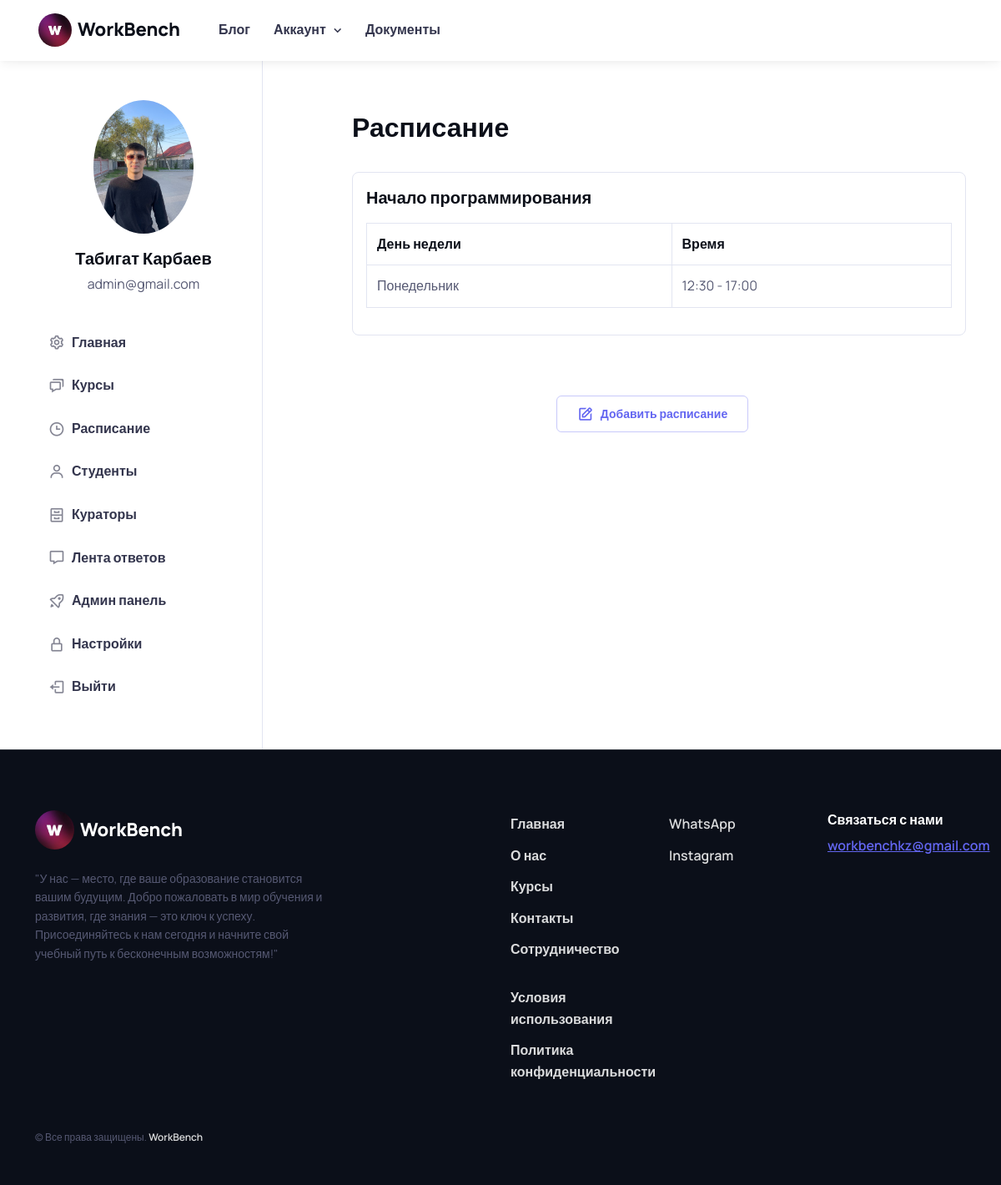
Before: /users/student/schedule/student-schedule/ (signed in) with the older database file.
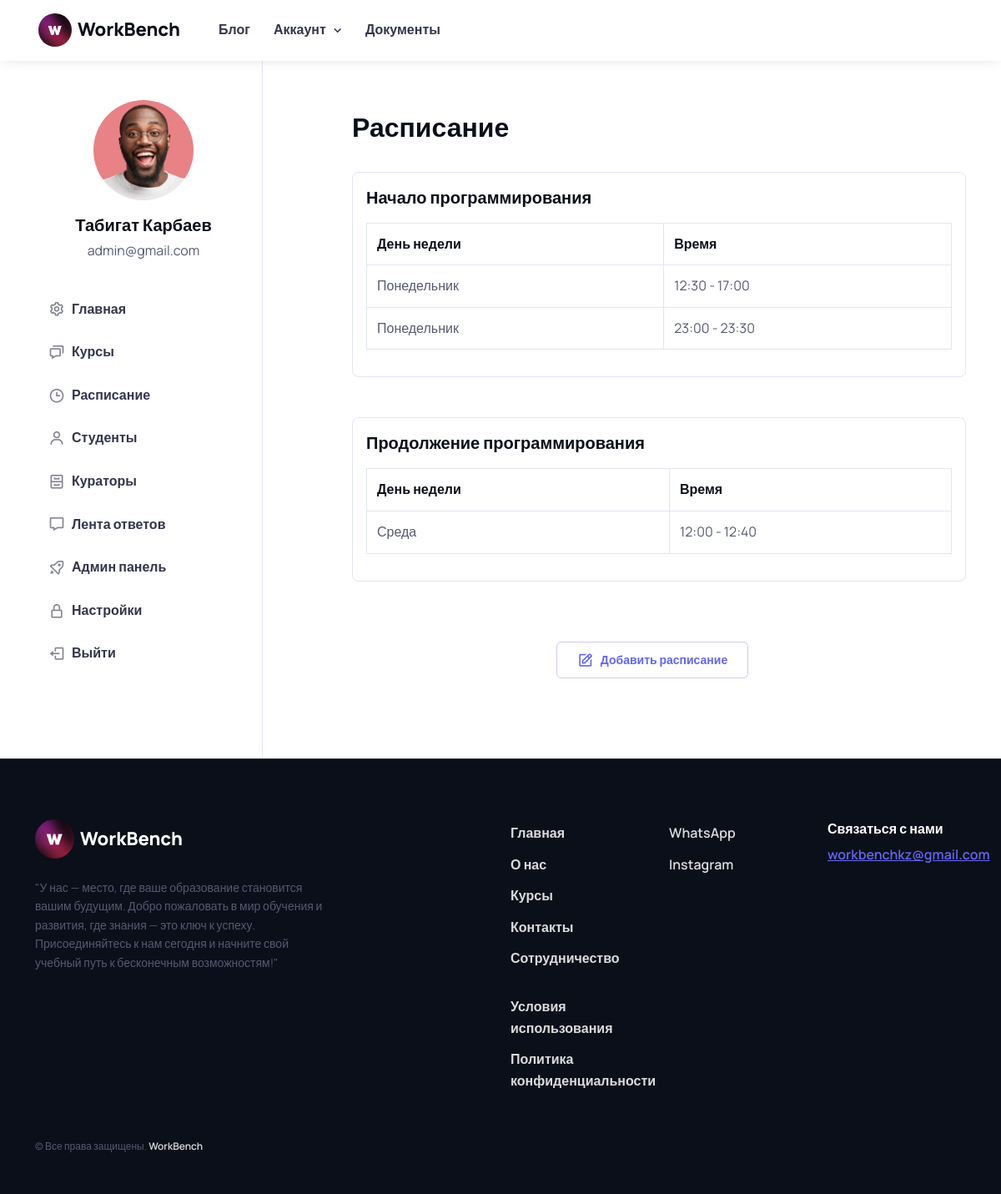
After: the same page with the newer database file.
### users/models.py (models this page shows, shortened)
class User(AbstractUser):
    ROLE_CHOICES = (
        ('student', 'Студент'),
        ('curator', 'Куратор'),
        ('admin', 'Администратор'),
    )
    COUNTRY_CHOICES = (
        ('kz', 'Казахстан'),
        ('ru', 'Россия'),
        ('ukr', 'Украина'),
        ('kg', 'Кыргызстан'),
        ('uz', 'Узбекистан'),
    )
    CITY_CHOICES = (
        ('tse', 'Астана'),
        ('ala', 'Алматы'),
        ('msq', 'Москва'),
        ('kiev', 'Киев'),
        ('bishkek', 'Бишкек'),
        ('tashkent', 'Ташкент'),
    )
    image = models.ImageField(upload_to='users_images', null=True, blank=True)
    role = models.CharField(max_length=10, choices=ROLE_CHOICES, default='student')
    phone = models.CharField(max_length=25, blank=True)
    bio = models.TextField(blank=True, null=True, default='Всем привет! Я ученик компании WorkBench!')
    country = models.CharField(choices=COUNTRY_CHOICES, max_length=15, default='kz')
    city = models.CharField(choices=CITY_CHOICES, max_length=20, default='tse')
    address = models.CharField(blank=True, null=True, default='', max_length=255)
    stream = models.ForeignKey('Stream', on_delete=models.SET_NULL, null=True, blank=True)

### courses/models.py (models this page shows, shortened)
class Course(models.Model):
    title = models.CharField(max_length=255)  # Название курса
    description = models.TextField()  # Описание курса
    duration = models.PositiveIntegerField()  # Продолжительность курса
    image = models.ImageField(upload_to='course_images', null=True, blank=True)
    start_date = models.DateField(blank=True, null=True, auto_created=True)
    course_type = models.ForeignKey(CourseType, on_delete=models.CASCADE, related_name='courses') # Связь с моделью "Course Type"
    curators = models.ManyToManyField(get_user_model())   # Связь с моделью "Curator"
    students = models.ManyToManyField(User, related_name='courses', blank=True)
    class Meta:
        verbose_name = 'Курс'
        verbose_name_plural = 'Курсы'

### schedule/models.py (models this page shows, shortened)
class Schedule(models.Model):
    WEEKDAYS = (
        ('monday', 'Понедельник'),
        ('tuesday', 'Вторник'),
        ('wednesday', 'Среда'),
        ('thursday', 'Четверг'),
        ('friday', 'Пятница'),
        ('saturday', 'Суббота'),
        ('sunday', 'Воскресенье'),
    )
    start_date = models.DateField()  # Дата начала курса
    end_date = models.DateField()  # Дата окончания курса
    weekdays = models.CharField(max_length=15, choices=WEEKDAYS, default='monday')  # Дни недели
    start_time = models.TimeField()  # Время начала занятий
    end_time = models.TimeField()  # Время окончания занятий
    course = models.ForeignKey(Course, on_delete=models.CASCADE)  # Связь с моделью "Course"
    class Meta:
        verbose_name = 'Расписания'
        verbose_name_plural = 'Расписание'

### schedule/views.py (the view)
# urls.py: path('student-schedule/', StudentScheduleView.as_view(), name='student_schedule'),
class StudentScheduleView(View):
    template_name_student = 'student/starter-kit/schedule.html'
    template_name_curator = 'curator/starter-kit/schedule.html'
    template_name_admin = 'admin/starter-kit/schedule.html'
    def get(self, request):
        current_user = request.user
        user_role = current_user.role
        weekdays = [
            ('Пн', 'Понедельник'),
            ('Вт', 'Вторник'),
            ('Ср', 'Среда'),
            ('Чт', 'Четверг'),
            ('Пт', 'Пятница'),
            ('Сб', 'Суббота'),
        ]
        if user_role == 'student':
            template_name = self.template_name_student
            schedules = Schedule.objects.filter(course__students=current_user)
        elif user_role == 'curator':
            template_name = self.template_name_curator
            courses_as_curator = Course.objects.filter(curators=current_user)
            schedules = Schedule.objects.filter(course__in=courses_as_curator)
        else:
            template_name = self.template_name_admin
            schedules = Schedule.objects.all()
        schedules_by_course = {}
        for schedule in schedules:
            if schedule.course not in schedules_by_course:
                schedules_by_course[schedule.course] = []
            schedules_by_course[schedule.course].append(schedule)
        grouped_schedules = []
        for course, course_schedules in schedules_by_course.items():
            grouped_schedules.append({
                'course': course,
                'schedules': course_schedules
            })
        context = {
            'grouped_schedules': grouped_schedules,
            'weekdays': weekdays,
            'user_role': user_role,
        }
        return render(request, template_name, context)

### templates/admin/starter-kit/schedule.html (shortened to what this page needs)
{% extends 'admin/starter-kit/base.html' %}
{% load static %}
        {% block content %}
            <div class="col-md-8 offset-lg-1 pb-5 mb-2 mb-lg-4 pt-md-5 mt-n3 mt-md-0">
                <div class="ps-md-3 ps-lg-0 mt-md-2 py-md-4">
                    <h1 class="h2 pt-xl-1 pb-3">Расписание</h1>
                    <div class="row">
                        {% for group in grouped_schedules %}
                            <div class="col-md-12">
                                <div class="schedule-block border rounded-3 mb-4 mb-lg-5 p-3">
                                    <h5 class="course-title">{{ group.course.title }}</h5>
                                    <table class="table table-bordered schedule-table">
                                        <thead>
                                            <tr>
                                                <th>День недели</th>
                                                <th>Время</th>
                                            </tr>
                                        </thead>
                                        <tbody>
                                            {% for schedule in group.schedules %}
                                                <tr>
                                                    <td>{{ schedule.get_weekdays_display }}</td>
                                                    <td>{{ schedule.start_time|time:"H:i" }} - {{ schedule.end_time|time:"H:i" }}</td>
                                                </tr>
                                            {% endfor %}
                                        </tbody>
                                    </table>
                                </div>
                            </div>
                        {% endfor %}
                    </div>
                    {% if user_role == 'admin' %}
                        <div class="text-center mt-4">
                            <a href="{% url 'users:admin:schedule:add_schedule' %}">
                                <button type="button" class="btn btn-outline-primary px-3 px-lg-4 me-3">
                                  <i class="bx bx-edit fs-xl me-xl-2"></i>
                                  <span class="d-none d-xl-inline">Добавить расписание</span>
                                </button>
                            </a>
                        </div>
                    {% endif %}
                </div>
            </div>
        {% endblock %}

### templates/admin/starter-kit/base.html (shortened to what the changed rows need)
<!DOCTYPE html>
{% load static %}
{% load humanize %}
<html lang="en" data-bs-theme="light">
<head>
    <link rel="stylesheet" media="screen" href="{% static 'student/css/boxicons.min.css' %}">
    <link rel="stylesheet" media="screen" href="{% static 'student/css/swiper-bundle.min.css' %}">
    <link rel="stylesheet" media="screen" href="{% static 'student/css/theme.min.css' %}">
  </head>
  <body>
    <main class="page-wrapper">
      <section class="container pt-5">
        <div class="row">
          <aside class="col-lg-3 col-md-4 border-end pb-5 mt-n5">
            <div class="position-sticky top-0">
              <div class="text-center pt-5">
                <div class="d-table position-relative mx-auto mt-2 mt-lg-4 pt-5 mb-3">
                  {% if user.image %}
                  <img src="{{ user.image.url }}" class="d-block rounded-circle" width="120" alt="{{ user.first_name }} {{ user.last_name }}">
                  {% else %}
                  <img src="{% static 'student/images/18.jpg' %}" class="d-block rounded-circle" width="120" alt="{{ user.first_name }} {{ user.last_name }}">
                  {% endif %}
                </div>
                <h2 class="h5 mb-1">{{ user.first_name }} {{ user.last_name }}</h2>
                <p class="mb-3 pb-3">{{ user.email }}</p>
                <div id="account-menu" class="list-group list-group-flush collapse d-md-block">
                {% with request.resolver_match.url_name as current_url_name %}
                  <a href="{% url 'users:admin:dashboard' %}" class="list-group-item list-group-item-action d-flex align-items-center {% if current_url_name == 'dashboard' %}active{% endif %}">
                  </a>
                  <a href="{% url 'users:admin:courses:courses' %}" class="list-group-item list-group-item-action d-flex align-items-center {% if current_url_name == 'courses' %}active{% endif %}">
                  </a>
                  <a href="{% url 'users:admin:schedule:student_schedule' %}" class="list-group-item list-group-item-action d-flex align-items-center {% if current_url_name == 'student-schedule' %}active{% endif %}">
                  </a>
                  <a href="{% url 'users:admin:students_admin_check' %}" class="list-group-item list-group-item-action d-flex align-items-center {% if current_url_name == 'students' %}active{% endif %}">
                  </a>
                  <a href="{% url 'users:admin:curators_admin_check' %}" class="list-group-item list-group-item-action d-flex align-items-center {% if current_url_name == 'curators' %}active{% endif %}">
                  </a>
                  <a href="{% url 'users:admin:courses:answers_view' %}" class="list-group-item list-group-item-action d-flex align-items-center {% if current_url_name == 'student-schedule' %}active{% endif %}">
                  </a>
                  <a href="{% url 'admin:index' %}" class="list-group-item list-group-item-action d-flex align-items-center {% if current_url_name == 'student-schedule' %}active{% endif %}">
                  </a>
                  <a href="{% url 'users:administrator:profile' %}" class="list-group-item list-group-item-action d-flex align-items-center {% if current_url_name == 'profile' %}active{% endif %}">
                  </a>
                  <a href="{% url 'users:admin:logout' %}" class="list-group-item list-group-item-action d-flex align-items-center">
                  </a>
                {% endwith %}
                </div>
              </div>
            </div>
          </aside>
          {% block content %}
          {% endblock %}
        </div>
      </section>
    </main>
</body>
</html>

Changed rows visible on the page:
changed User "Табигат": image: a different picture
added Schedule: weekdays "Понедельник", start_time "23:00", end_time "23:30", shown under Course "Начало программирования"
now on this page (row unchanged): Course: course "Продолжение программирования"
added Schedule: weekdays "Среда", start_time "12:00", end_time "12:40", shown under "Продолжение программирования"
